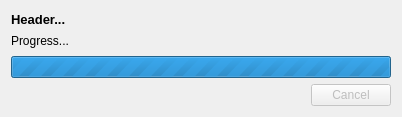
<?xml version="1.0" encoding="UTF-8"?>
<ui version="4.0">
 <class>progressdialog</class>
 <widget class="QWidget" name="progressdialog">
  <property name="geometry">
   <rect>
    <x>0</x>
    <y>0</y>
    <width>402</width>
    <height>117</height>
   </rect>
  </property>
  <property name="windowTitle">
   <string>Form</string>
  </property>
  <layout class="QGridLayout" name="gridLayout">
   <item row="1" column="0" colspan="2">
    <widget class="QLabel" name="label">
     <property name="sizePolicy">
      <sizepolicy hsizetype="Ignored" vsizetype="Preferred">
       <horstretch>0</horstretch>
       <verstretch>0</verstretch>
      </sizepolicy>
     </property>
     <property name="text">
      <string>Progress...</string>
     </property>
     <property name="alignment">
      <set>Qt::AlignLeading|Qt::AlignLeft|Qt::AlignTop</set>
     </property>
    </widget>
   </item>
   <item row="2" column="0" colspan="2">
    <widget class="QProgressBar" name="progressBar">
     <property name="maximum">
      <number>0</number>
     </property>
     <property name="value">
      <number>-1</number>
     </property>
     <property name="textVisible">
      <bool>false</bool>
     </property>
    </widget>
   </item>
   <item row="3" column="1">
    <widget class="QPushButton" name="pushButton">
     <property name="enabled">
      <bool>false</bool>
     </property>
     <property name="sizePolicy">
      <sizepolicy hsizetype="Fixed" vsizetype="Fixed">
       <horstretch>0</horstretch>
       <verstretch>0</verstretch>
      </sizepolicy>
     </property>
     <property name="text">
      <string>Cancel</string>
     </property>
    </widget>
   </item>
   <item row="0" column="0">
    <widget class="QLabel" name="labelHeader">
     <property name="font">
      <font>
       <pointsize>10</pointsize>
       <weight>75</weight>
       <bold>true</bold>
      </font>
     </property>
     <property name="text">
      <string>Header...</string>
     </property>
    </widget>
   </item>
  </layout>
 </widget>
 <resources/>
 <connections/>
</ui>
